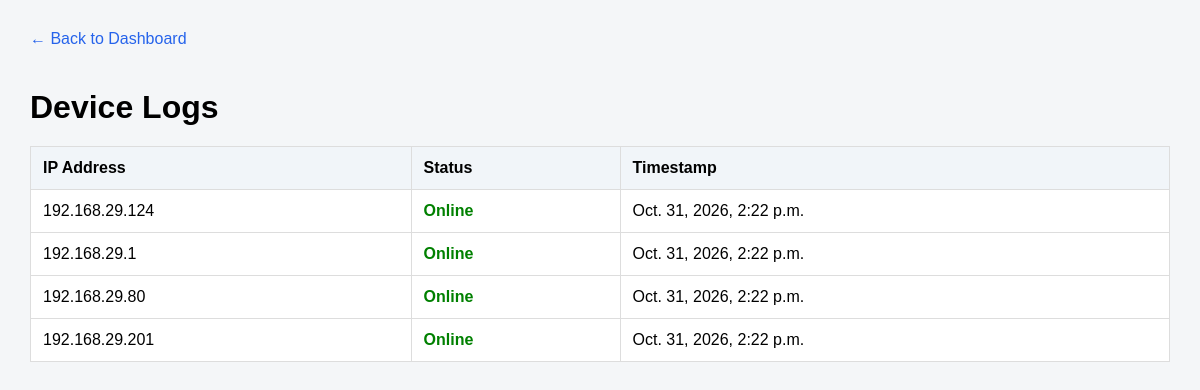
The page /logs/ on the database as committed earlier.
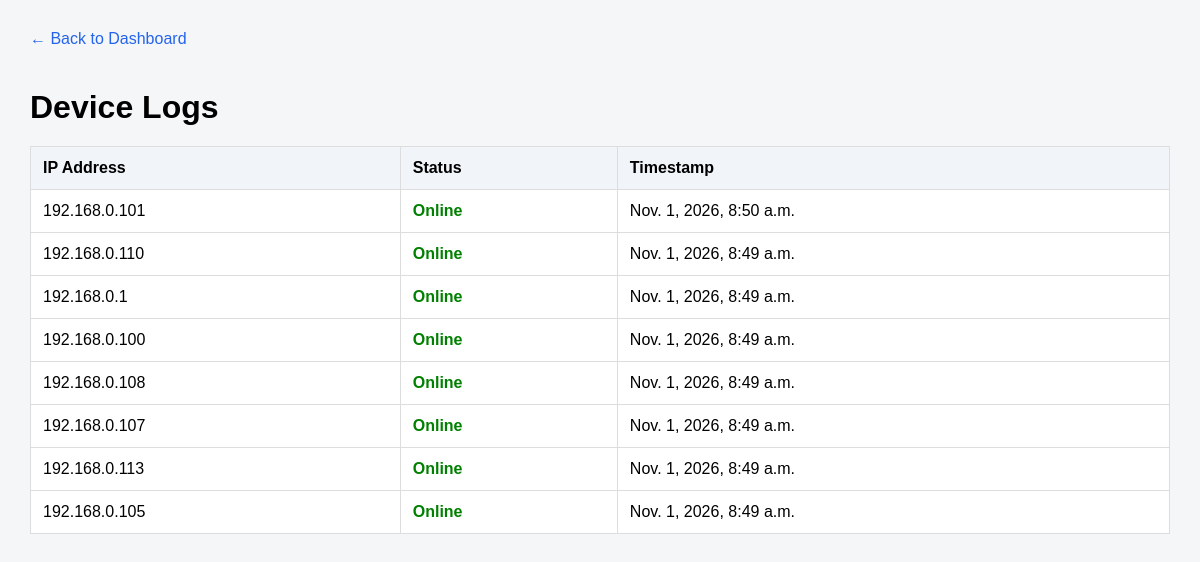
The same page on the database as committed later.
### dashboard/models.py (models this page shows, shortened)
class DeviceLog(models.Model):
    device = models.ForeignKey(
        Device,
        on_delete=models.CASCADE,
        related_name="logs"
    )
    status = models.CharField(
        max_length=20
    )
    timestamp = models.DateTimeField(
        auto_now_add=True
    )
    message = models.TextField(
        blank=True,
        null=True
    )
    class Meta:
        ordering = [
            "-timestamp"
        ]

class Device(models.Model):
    ip_address = models.GenericIPAddressField(
        unique=True
    )
    hostname = models.CharField(
        max_length=255,
        blank=True,
        null=True
    )
    mac_address = models.CharField(
        max_length=50,
        blank=True,
        null=True
    )
    status = models.CharField(
        max_length=20,
        default="Offline"
    )
    online_since = models.DateTimeField(
        blank=True,
        null=True
    )
    last_uptime_seconds = models.PositiveIntegerField(
        default=0
    )
    last_seen = models.DateTimeField(
        blank=True,
        null=True
    )
    created_at = models.DateTimeField(
        auto_now_add=True
    )
    class Meta:
        ordering = [
            "ip_address"
        ]

### dashboard/views.py (the view)
def device_logs(request):
    logs = DeviceLog.objects.select_related(
        "device"
    ).order_by(
        "-timestamp"
    )
    return render(
        request,
        "dashboard/device_logs.html",
        {
            "logs": logs
        }
    )

### dashboard/templates/dashboard/device_logs.html (shortened to what this page needs)
<!DOCTYPE html>
<html lang="en">
<head>
</head>
<body>
<div class="container">
    <a
        href="{% url 'dashboard' %}"
        class="back"
    >
        ← Back to Dashboard
    </a>
    <h1>
        Device Logs
    </h1>
    <table>
        <thead>
            <tr>
                <th>
                    IP Address
                </th>
                <th>
                    Status
                </th>
                <th>
                    Timestamp
                </th>
            </tr>
        </thead>
        <tbody>
            {% for log in logs %}
                <tr>
                    <td>
                        {{ log.device.ip_address }}
                    </td>
                    <td>
                        {% if log.status == "Online" %}
                            <span class="online">
                                Online
                            </span>
                        {% else %}
                            <span class="offline">
                                Offline
                            </span>
                        {% endif %}
                    </td>
                    <td>
                        {{ log.timestamp }}
                    </td>
                </tr>
            {% empty %}
                <tr>
                    <td colspan="3">
                        No logs available.
                    </td>
                </tr>
            {% endfor %}
        </tbody>
    </table>
</div>
</body>
</html>

Rows that differ between the two databases and show on the page:
removed DeviceLog: device.ip_address "192.168.29.124", status "Online", timestamp "Oct. 31, 2026, 2:22 p.m."
removed DeviceLog: device.ip_address "192.168.29.1", status "Online", timestamp "Oct. 31, 2026, 2:22 p.m."
removed DeviceLog: device.ip_address "192.168.29.80", status "Online", timestamp "Oct. 31, 2026, 2:22 p.m."
removed DeviceLog: device.ip_address "192.168.29.201", status "Online", timestamp "Oct. 31, 2026, 2:22 p.m."
added DeviceLog: device.ip_address "192.168.0.101", status "Online", timestamp "Nov. 1, 2026, 8:50 a.m."
added DeviceLog: device.ip_address "192.168.0.110", status "Online", timestamp "Nov. 1, 2026, 8:49 a.m."
added DeviceLog: device.ip_address "192.168.0.1", status "Online", timestamp "Nov. 1, 2026, 8:49 a.m."
added DeviceLog: device.ip_address "192.168.0.100", status "Online", timestamp "Nov. 1, 2026, 8:49 a.m."
added DeviceLog: device.ip_address "192.168.0.108", status "Online", timestamp "Nov. 1, 2026, 8:49 a.m."
added DeviceLog: device.ip_address "192.168.0.107", status "Online", timestamp "Nov. 1, 2026, 8:49 a.m."
added DeviceLog: device.ip_address "192.168.0.113", status "Online", timestamp "Nov. 1, 2026, 8:49 a.m."
added DeviceLog: device.ip_address "192.168.0.105", status "Online", timestamp "Nov. 1, 2026, 8:49 a.m."
